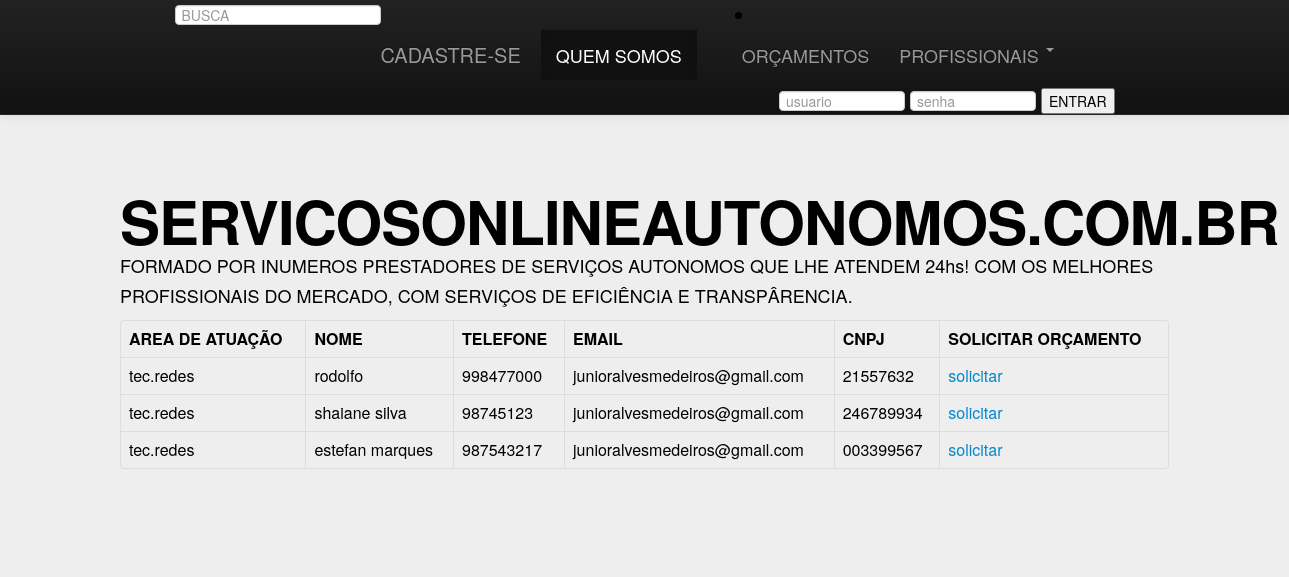
Screenshot of /src/querys/profissionais_redes.php with the database file from the repository.
### tables this page shows
CREATE TABLE IF NOT EXISTS `USUARIO_CADASTRADO` (
  `ID_PROFISSIONAL` int(11) NOT NULL,
  `CPF` int(11) DEFAULT NULL,
  `CREA` int(11) DEFAULT NULL,
  `NOME` varchar(200) DEFAULT NULL,
  `DATA_NASC` varchar(500) DEFAULT NULL,
  `TELEFONE` varchar(200) DEFAULT NULL,
  `EMAIL` varchar(100) DEFAULT NULL,
  `RUA` varchar(200) DEFAULT NULL,
  `NUMERO` varchar(200) DEFAULT NULL,
  `BAIRRO` varchar(200) DEFAULT NULL,
  `ESTADO` varchar(20) DEFAULT NULL,
  `CIDADE` varchar(100) DEFAULT NULL,
  `CEP` varchar(200) DEFAULT NULL,
  `AREA_ATUACAO` varchar(100) DEFAULT NULL,
  `SENHA` varchar(400) DEFAULT NULL,
  `LOGIN_USUARIO` varchar(400) DEFAULT NULL,
  `CNPJ` varchar(255) DEFAULT NULL
);

### src/querys/profissionais_redes.php (the view, shortened to what this page needs)
<?php
   include_once("conexaobanco.php");
   ?>
<html>
   <head>
      <link href="css/bootstrap.min.css" rel="stylesheet"media="screen">
      <div class="navbar navbar-inverse navbar-fixed-top">
         <div class="navbar-inner">
            <div class="container">
               <li align="center">
                  <form method="POST"action="busca.php" class="navbar-search pull-left">
                     <input type="text" name="busca" placeholder="BUSCA">
                  </form>
               </li>
               <a class="brand" href="http://www.servicosonlineautonomos.com.br/cadastro.php">CADASTRE-SE</a>
               <div class="nav-collapse collapse">
                  <ul class="nav">
                     <li class="active"><a href="http://www.servicosonlineautonomos.com.br">QUEM SOMOS</a></li>
                     <li><a href="#about"></a></li>
                     <li><a href="http://www.servicosonlineautonomos.com.br/orçamento.php">ORÇAMENTOS</a></li>
                     <li class="dropdown">
                        <a href="#" class="dropdown-toggle" data-toggle="dropdown">PROFISSIONAIS <b class="caret"></b></a>
                     </li>
                  </ul>
                  <form method="POST"action="valida.php"class="navbar-form pull-right">
                        <input class="span2" name="usuario" placeholder="usuario" type="text">
                        <input class="span2" name="senha" placeholder="senha" type="password">
                        <input type="submit" name="btnLogin"  value="ENTRAR" >
                     </form>
               </div>
            </div>
         </div>
      </div>
   </head>
   <body  class="hero-unit">
      <div class="hero-unit">
         <br><br>
         <h1>SERVICOSONLINEAUTONOMOS.COM.BR</h1>
         <p>FORMADO POR INUMEROS PRESTADORES DE SERVIÇOS  AUTONOMOS QUE LHE ATENDEM 24hs! COM OS MELHORES PROFISSIONAIS DO MERCADO, COM SERVIÇOS DE EFICIÊNCIA  E TRANSPÂRENCIA.</p>
         <table class="table table-bordered">
         <tr>
            <th>AREA DE ATUAÇÃO</th>
            <th>NOME</th>
            <th>TELEFONE</th>
            <th>EMAIL</th>
            <th>CNPJ</th>
            <th>SOLICITAR ORÇAMENTO</th>
         </tr>
         <?php
            $sql = "SELECT * FROM USUARIO_CADASTRADO WHERE AREA_ATUACAO LIKE'%tec.redes%'";
            $resultado = mysqli_query($con,$sql) or die("Erro ao retornar dados");
            while ($registro = mysqli_fetch_array($resultado))
            {
              $nome = $registro['NOME'];
              $telefone= $registro['TELEFONE'];
              $email= $registro['EMAIL'];
              $cnpj = $registro['CNPJ'];
              $atuacao = $registro['AREA_ATUACAO'];
              echo "<tr>";
               echo "<td>".$atuacao."</td>";
              echo "<td>".$nome."</td>";
              echo "<td>".$telefone."</td>";
              echo "<td>".$email."</td>";
               echo "<td>".$cnpj."</td>";
               echo "<td><a  href='orçamento.php?nome_profissional=$nome&cnpj=$cnpj&email_profissional=$email&area_atuacao=$atuacao'>solicitar</a></td>";
              echo "</tr>";
            }
            echo "</table>";
            ?>

### rows the page displays
usuario_cadastrado: AREA_ATUACAO "tec.redes", NOME "rodolfo", TELEFONE "998477000", EMAIL "junioralvesmedeiros@gmail.com", CNPJ "21557632"
usuario_cadastrado: AREA_ATUACAO "tec.redes", NOME "shaiane silva", TELEFONE "98745123", EMAIL "junioralvesmedeiros@gmail.com", CNPJ "246789934"
usuario_cadastrado: AREA_ATUACAO "tec.redes", NOME "estefan marques", TELEFONE "987543217", EMAIL "junioralvesmedeiros@gmail.com", CNPJ "003399567"
